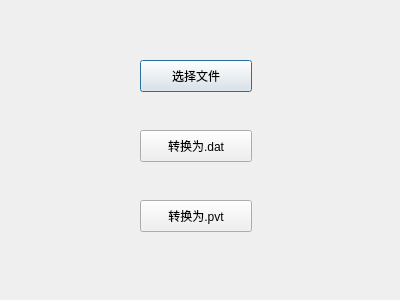
<?xml version="1.0" encoding="UTF-8"?>
<ui version="4.0">
 <class>transferFile</class>
 <widget class="QDialog" name="transferFile">
  <property name="geometry">
   <rect>
    <x>0</x>
    <y>0</y>
    <width>400</width>
    <height>300</height>
   </rect>
  </property>
  <property name="windowTitle">
   <string>Dialog</string>
  </property>
  <widget class="QPushButton" name="pushButtonSelectFile">
   <property name="geometry">
    <rect>
     <x>140</x>
     <y>60</y>
     <width>112</width>
     <height>32</height>
    </rect>
   </property>
   <property name="text">
    <string>选择文件</string>
   </property>
  </widget>
  <widget class="QPushButton" name="pushButtonTransferRDI">
   <property name="geometry">
    <rect>
     <x>140</x>
     <y>130</y>
     <width>112</width>
     <height>32</height>
    </rect>
   </property>
   <property name="text">
    <string>转换为.dat</string>
   </property>
  </widget>
  <widget class="QPushButton" name="pushButtonTransferPVT">
   <property name="geometry">
    <rect>
     <x>140</x>
     <y>200</y>
     <width>112</width>
     <height>32</height>
    </rect>
   </property>
   <property name="text">
    <string>转换为.pvt</string>
   </property>
  </widget>
 </widget>
 <resources/>
 <connections/>
</ui>
